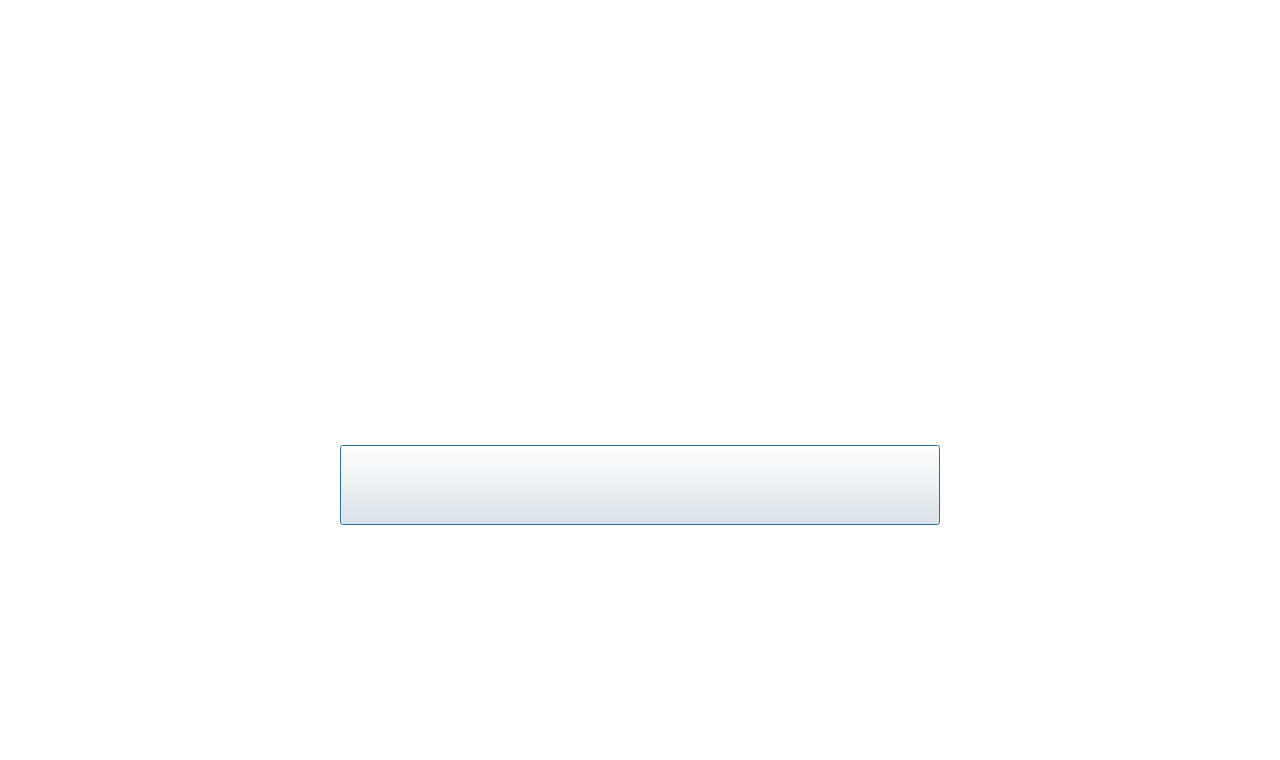
<?xml version="1.0" encoding="UTF-8"?>
<ui version="4.0">
 <class>NormalWindowDialog</class>
 <widget class="QDialog" name="NormalWindowDialog">
  <property name="geometry">
   <rect>
    <x>0</x>
    <y>0</y>
    <width>1280</width>
    <height>760</height>
   </rect>
  </property>
  <property name="windowTitle">
   <string>Dialog</string>
  </property>
  <property name="styleSheet">
   <string notr="true">#NormalWindowDialog{
background: transparent;
background-image: url(:/images/dialogAllWindow_Bg.png);
}</string>
  </property>
  <widget class="QWidget" name="lockInfoWidget" native="true">
   <property name="geometry">
    <rect>
     <x>340</x>
     <y>235</y>
     <width>600</width>
     <height>290</height>
    </rect>
   </property>
   <property name="styleSheet">
    <string notr="true">#lockInfoWidget{
background-image: url(:/images/lockInfoBox.png);
}</string>
   </property>
   <widget class="QPushButton" name="lockBoxBackBt">
    <property name="geometry">
     <rect>
      <x>0</x>
      <y>210</y>
      <width>600</width>
      <height>80</height>
     </rect>
    </property>
    <property name="styleSheet">
     <string notr="true">#lockBoxBackBt:focus{
outline: none;
}</string>
    </property>
    <property name="text">
     <string/>
    </property>
    <property name="icon">
     <iconset resource="image.qrc">
      <normaloff>:/images/lockInfoBack.png</normaloff>:/images/lockInfoBack.png</iconset>
    </property>
    <property name="iconSize">
     <size>
      <width>600</width>
      <height>80</height>
     </size>
    </property>
   </widget>
  </widget>
 </widget>
 <resources>
  <include location="image.qrc"/>
 </resources>
 <connections/>
</ui>
